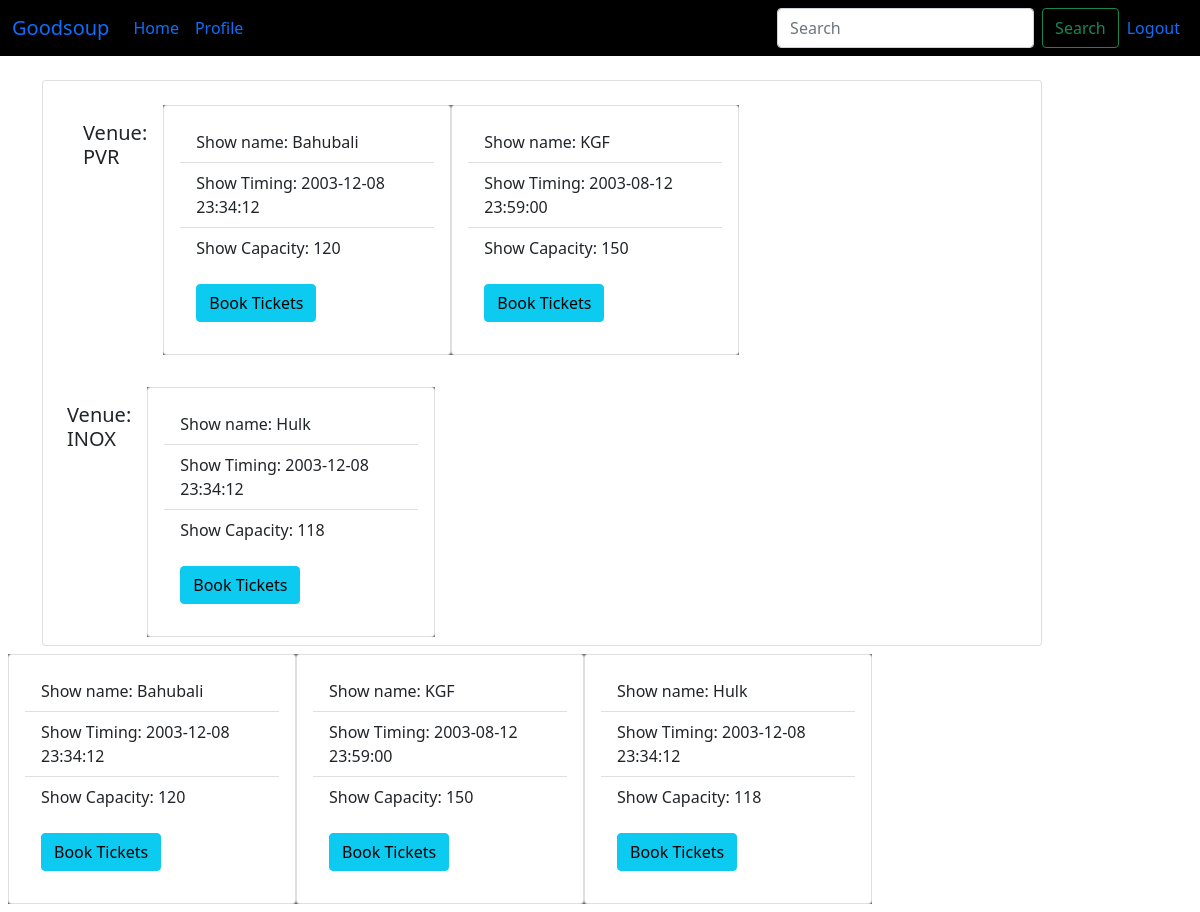
/search (signed in), run on an earlier commit of the app's database.
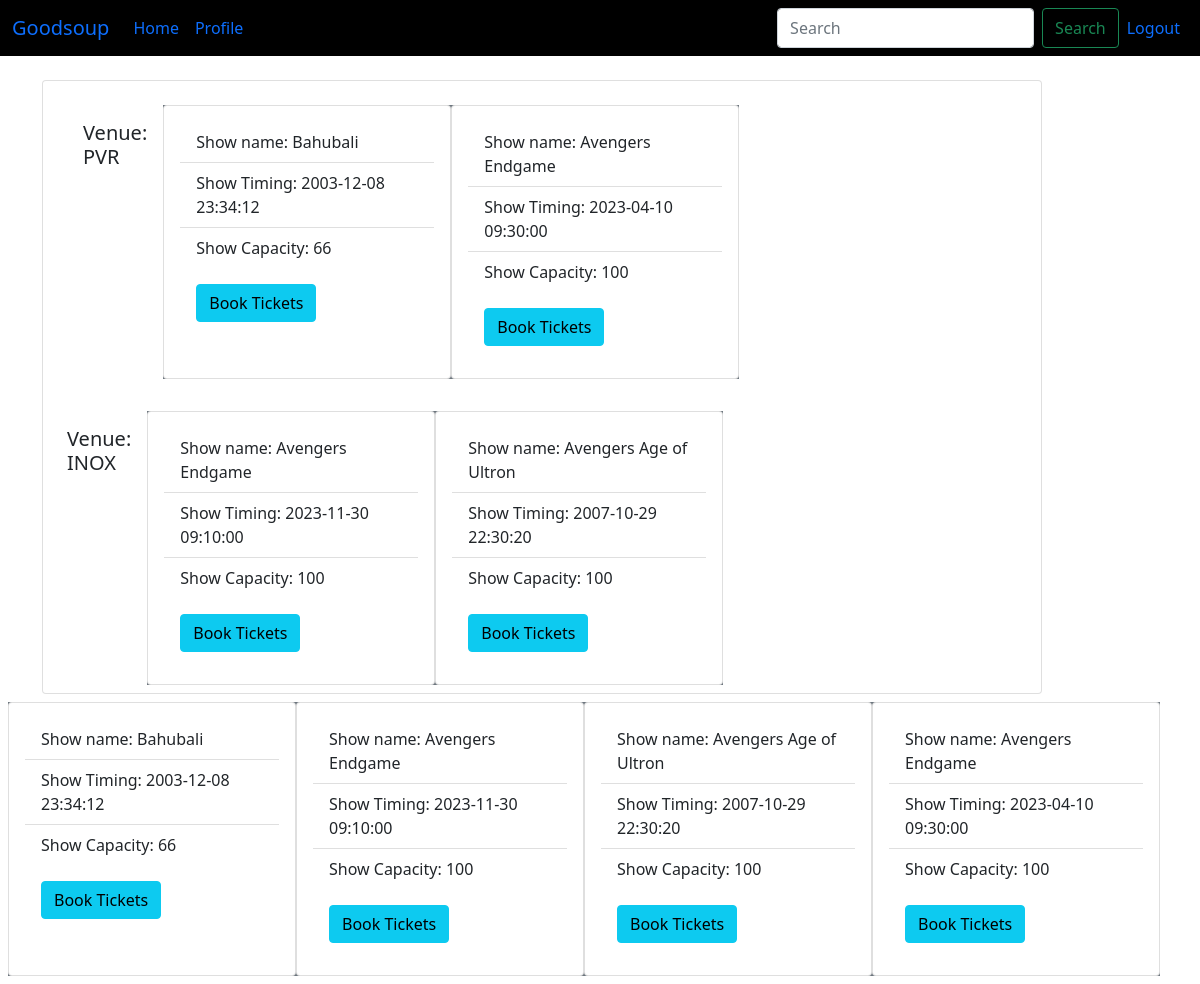
And on a later commit of the database.
### main.py (models this page shows)
class Venue(db.Model):
    id = db.Column(db.Integer, primary_key=True)
    name = db.Column(db.String(255), nullable=False)
    place = db.Column(db.String(255), nullable=False)
    location = db.Column(db.String(255), nullable=False)
    shows = db.relationship('Show', backref = 'shows')
    Capacity = db.Column(db.Integer, nullable=False)
    date_added = db.Column(db.DateTime, default=datetime.utcnow())

class Show(db.Model):
    id = db.Column(db.Integer, primary_key=True)
    venue_id = db.Column(db.Integer, db.ForeignKey('venue.id'))
    name = db.Column(db.String(255), nullable=False)
    rating = db.Column(db.Float, nullable=False)
    tags = db.Column(db.String(255))
    show_timing = db.Column(db.DateTime)
    ticket_price = db.Column(db.Integer,nullable=False)
    available_seats=db.Column(db.Integer,nullable=False)
    date_added = db.Column(db.DateTime, default=datetime.utcnow())

### main.py (the view)
@app.route('/search',methods=['POST','GET'])
@login_required
def search():
    form = SearchForm()
    shows = Show.query
    venues = Venue.query
    searched=''
    if(form.validate_on_submit()):
        searched = form.searched.data
        shows=shows.filter(Show.name.like('%'+searched+'%')).all()
        venues = venues.filter(Venue.name.like('%' +searched+'%')).all()
        return render_template("search.html", form = form, searched = searched, venues=venues, shows=shows )
    else:
        return render_template("search.html", form = form, searched = searched, venues=venues, shows=shows )

### main.py
class SearchForm(FlaskForm):
    searched = StringField("Searched", validators=[DataRequired()])
    submit = SubmitField("Search")

### main.py (called while the page is built)
@app.context_processor
def user_navbar():
    form = SearchForm()
    return dict(form=form)

@userlogin_manager.user_loader
def load_user(user_id):
    return Users.query.filter_by(id=int(user_id)).first()

### templates/search.html (shortened to what this page needs)
{% extends 'baseuser.html' %}
{% block content %}
<div class="card" style="width: 1000px;">
    <div class="card-body">
      <div class="overflow-y: scroll;">
     <ul class="list-group list-group-flush">
 {% for venue in venues %}
 <div class="d-flex p-2" style="width: 18rem;">
    <div class="card-body">
        <h5 class="card-title">Venue: {{ venue.name }}</h5>
       </div>
       {% for show in venue.shows %}
           <div class='d-flex bg-secondary'>
            <div class=" card" style="width: 18rem;">
               <div class="card-body">
             <ul class="list-group list-group-flush">
             <li class="list-group-item">Show name: {{ show.name }}</li>
             <li class="list-group-item">Show Timing: {{ show.show_timing }}</li>
             <li class="list-group-item">Show Capacity: {{ show.available_seats }}</li>
             </ul>
             <div class="card-body">
   <a href="{{ url_for('booking',show_id=show.id,venue_id=venue.id) }}"><button type="button" class="btn btn-info">Book Tickets</button></a>
 </div>
         </div>
     </div>
 </div>
       {% endfor %}
     </div>
     </ul>
   </div>
 </div>
 {% endfor %}
<div class="d-flex p-2" style="width: 18rem;">
       {% for show in shows %}
           <div class='d-flex bg-secondary'>
            <div class=" card" style="width: 18rem;">
               <div class="card-body">
             <ul class="list-group list-group-flush">
             <li class="list-group-item">Show name: {{ show.name }}</li>
             <li class="list-group-item">Show Timing: {{ show.show_timing }}</li>
             <li class="list-group-item">Show Capacity: {{ show.available_seats }}</li>
             </ul>
             <div class="card-body">
             <a href="{{ url_for('booking',show_id=show.id,venue_id=show.venue_id) }}"><button type="button" class="btn btn-info">Book Tickets</button></a>
            </div>
            </div>
            </div>
            </div>
        {% endfor %}
    </div>
{% endblock %}

What changed in the data, as far as the page shows it:
removed Show: name "KGF", show_timing "2003-08-12 23:59:00", available_seats "150"
removed Show: name "Hulk", show_timing "2003-12-08 23:34:12", available_seats "118"
changed Show "Bahubali": available_seats "120" → "66"
added Show: name "Avengers Endgame", show_timing "2023-04-10 09:30:00", available_seats "100"
added Show: name "Avengers Endgame", show_timing "2023-11-30 09:10:00", available_seats "100"
added Show: name "Avengers Age of Ultron", show_timing "2007-10-29 22:30:20", available_seats "100"
